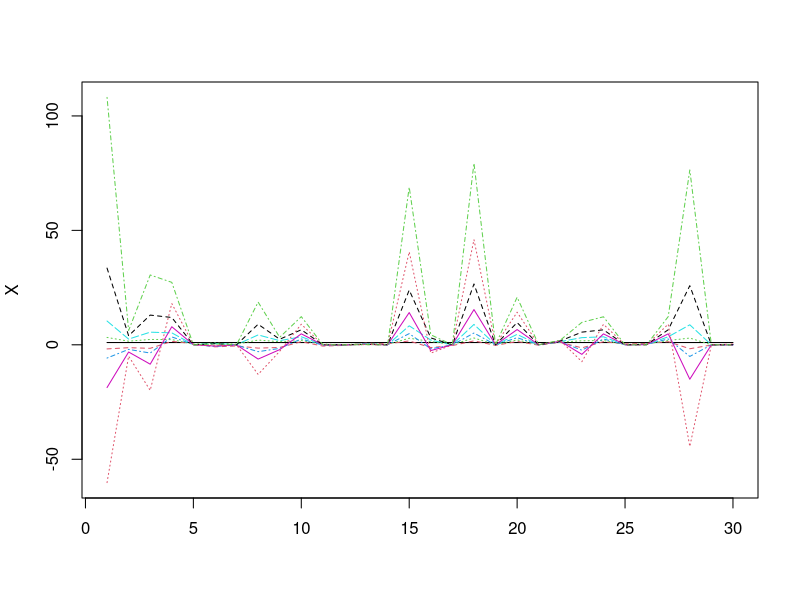
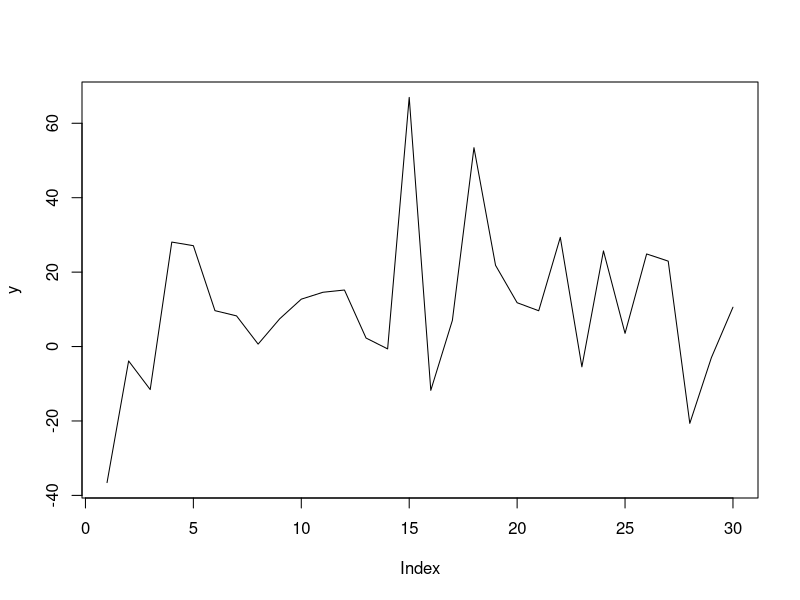
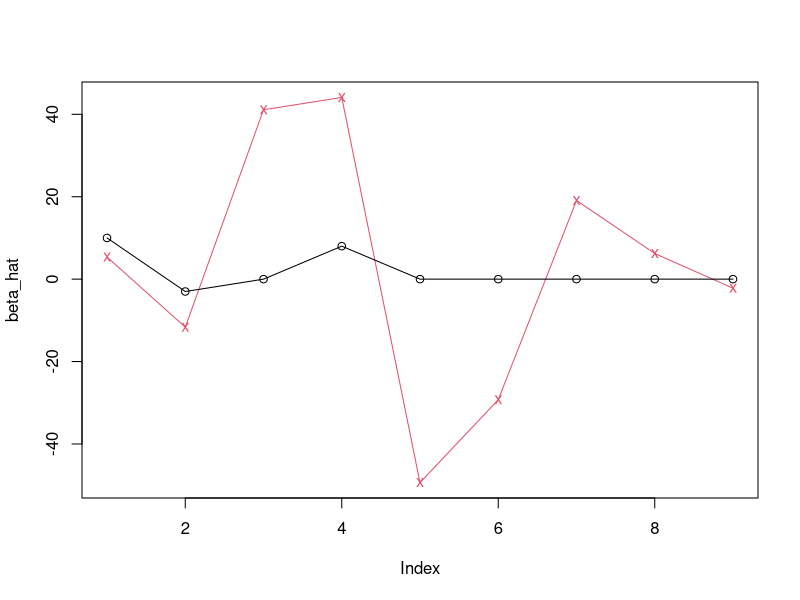
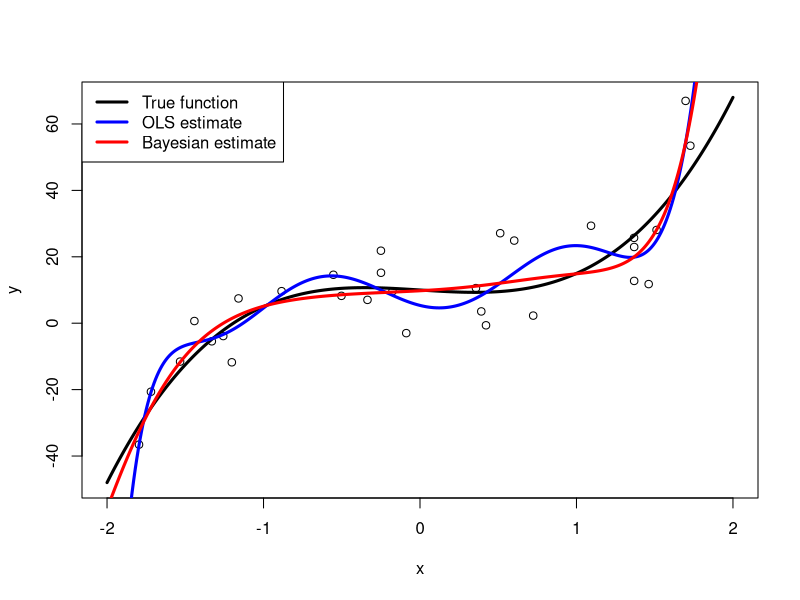
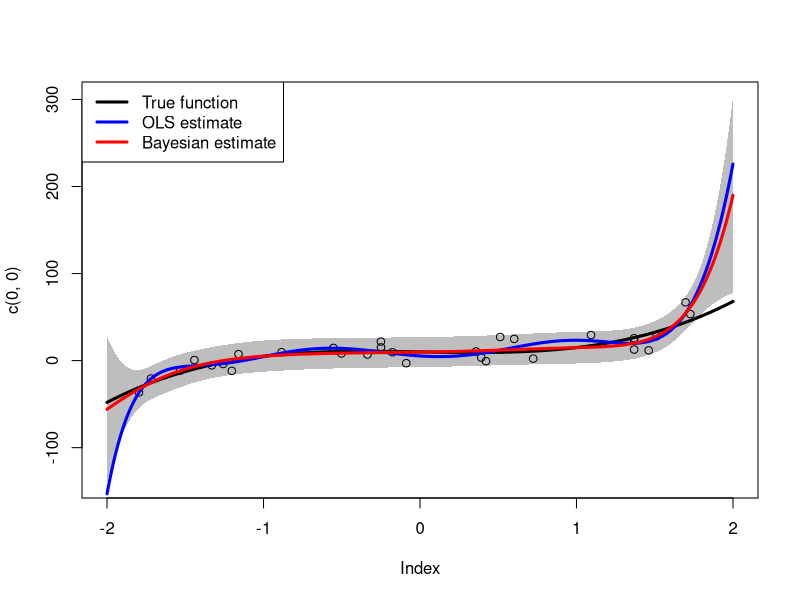

Reproduce these figures in R, in order.
N <- 30
true_beta <- c(10, -3, 0, 8, 0, 0, 0, 0, 0)

x <- runif(N, -2, 2)
X <- cbind(rep(1, N), x, x^2, x^3, x^4, x^5, x^6, x^7, x^8)
matplot(X, t='l')

sigma <- 10
eps <- rnorm(N, mean = 0, sd = sigma)
y <- X %*% true_beta + eps
plot(y,t='l')

model <- lm(y~., data=data.frame(X[,2:ncol(X)]))
beta_hat <- model$coefficients

plot( beta_hat, t='o', col=2, pch='x')
lines(true_beta, t='o', col=1)

# Prior precision
dimension <- length(true_beta)
lambda <- 0.1*diag(0.1, dimension, dimension)

# Posterior covariance
posterior_sigma <- sigma^2 * solve(t(X) %*% X + sigma^2 * lambda)
posterior_beta  <- sigma^(-2) * as.vector(posterior_sigma %*% (t(X) %*% y))

t <- seq(-2,2,0.01)
T <- cbind(rep(1, N), t, t^2, t^3, t^4, t^5, t^6, t^7, t^8)
plot(x,y, xlim=c(-2,2), ylim=range(y, T%*%true_beta))
lines(t,T%*%true_beta, col='black', lwd=3)
lines(t,T%*%beta_hat,  col='blue',  lwd=3)
lines(t,T%*%posterior_beta, col='red', lwd=3)
legend('topleft', c('True function', 'OLS estimate', 'Bayesian estimate'), col=c('black','blue','red'), lwd=3)

pred_sigma <- sqrt(sigma^2 + apply((T%*%posterior_sigma)*T, MARGIN=1, FUN=sum))
upper_bound <- T%*%posterior_beta + qnorm(0.95)*pred_sigma
lower_bound <- T%*%posterior_beta - qnorm(0.95)*pred_sigma

plot(c(0,0),xlim=c(-2,2), ylim=range(y,lower_bound,upper_bound),col='white')
polygon( c(t,rev(t)), c(upper_bound,rev(lower_bound)), col='grey', border=NA)
points(x,y)
lines(t,T%*%true_beta, col='black', lwd=3)
lines(t,T%*%beta_hat,  col='blue',  lwd=3)
lines(t,T%*%posterior_beta, col='red', lwd=3)
legend('topleft', c('True function', 'OLS estimate', 'Bayesian estimate'), col=c('black','blue','red'), lwd=3)
